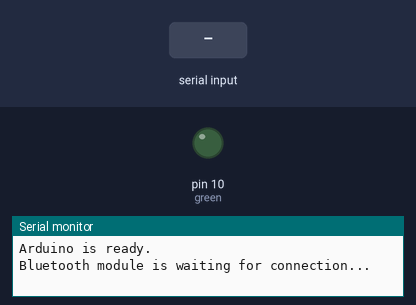
This sketch was run on a simulated Arduino Mega 2560, built with avr-gcc and run on an emulated ATmega2560. Shown: output pins drawn as LEDs (lit = HIGH), the last lines printed to the serial monitor. The test bench sets the inputs (shaded band).

Above: at 1.2 s.
1.3 s: "a" received over the second serial link
At 2.1 s:
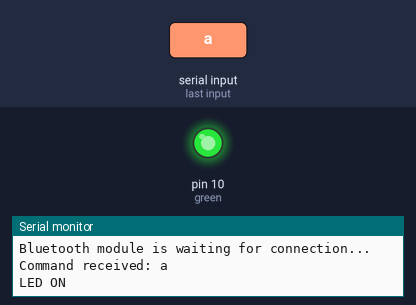
2.8 s: "b" received over the second serial link
At 3.2 s:
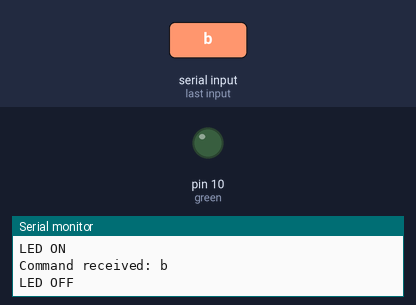
Timing chart, 0 to 5.8 s (numbered marks = the images above; inputs shaded):
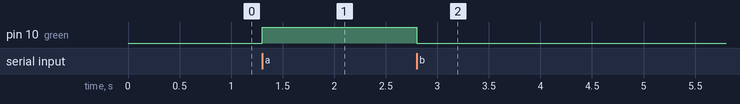

Measured:
- after the input at 1.3 s, pin 10 (green): LOW → HIGH at once
- after the input at 2.8 s, pin 10 (green): HIGH → LOW at once

The sketch:

testingHC06.ino
```cpp
/*
 * Project 09 - Bluetooth LED Control
 */

int green = 10;
char command; // Variable to store the command from the phone

void setup() {
  pinMode(green, OUTPUT);
  digitalWrite(green, LOW); // Start with LED off

  // Start the PC connection (for debugging)
  Serial.begin(9600);
  Serial.println("Arduino is ready.");

  // Start the Bluetooth connection
  Serial1.begin(9600); // 9600 is the default speed for HC-05
  Serial.println("Bluetooth module is waiting for connection...");
}

void loop() {

  // Check if data is coming FROM the Bluetooth module
  if (Serial1.available() > 0) {

    // Read the incoming byte (the character)
    command = Serial1.read();

    // Print to PC monitor (so we can see what the phone sent)
    Serial.print("Command received: ");
    Serial.println(command);

    // Check the command
    if (command == 'a') {
      digitalWrite(green, HIGH);
      Serial.println("LED ON");
    }

    if (command == 'b') {
      digitalWrite(green, LOW);
      Serial.println("LED OFF");
    }
  }
}
```
